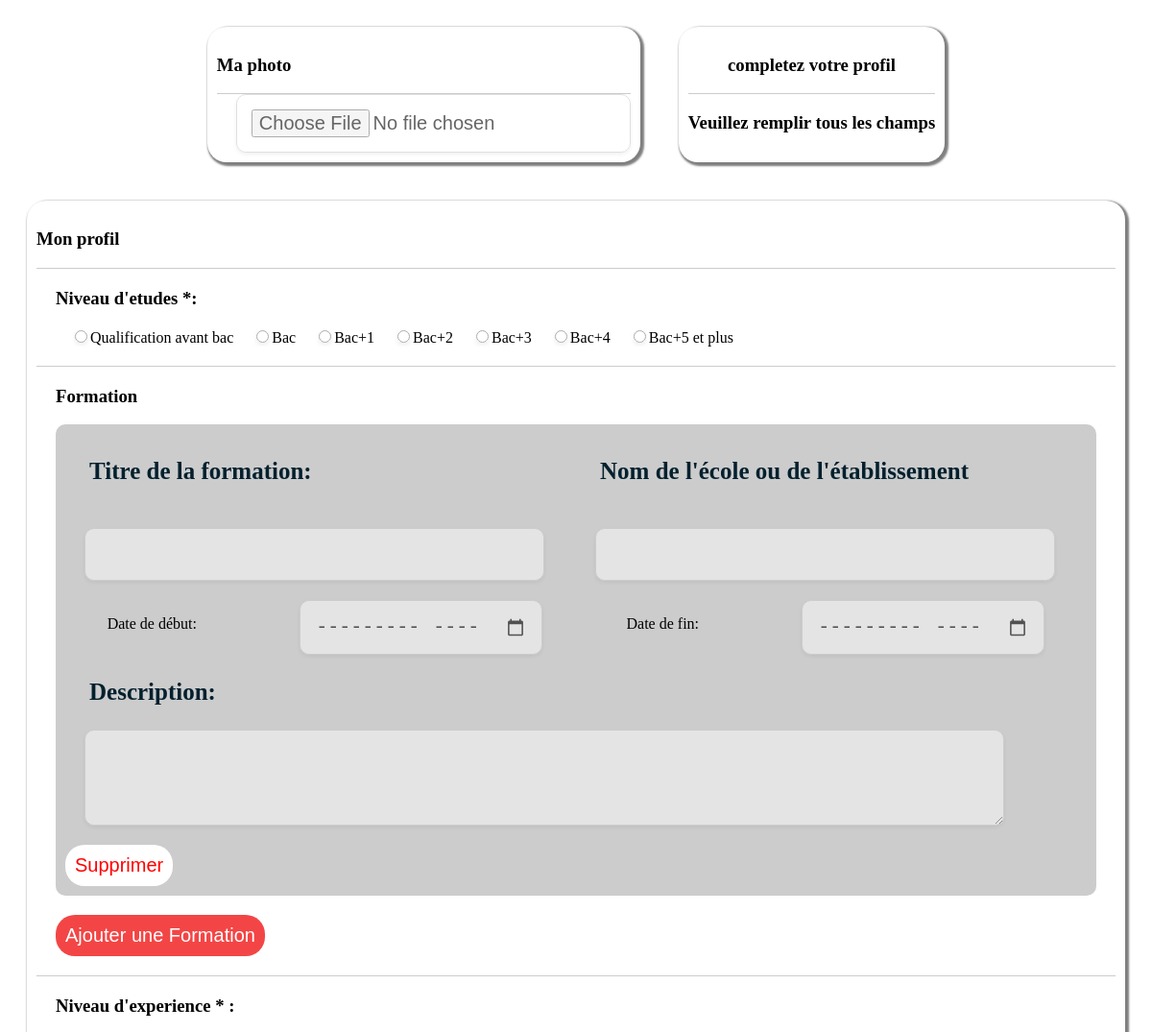
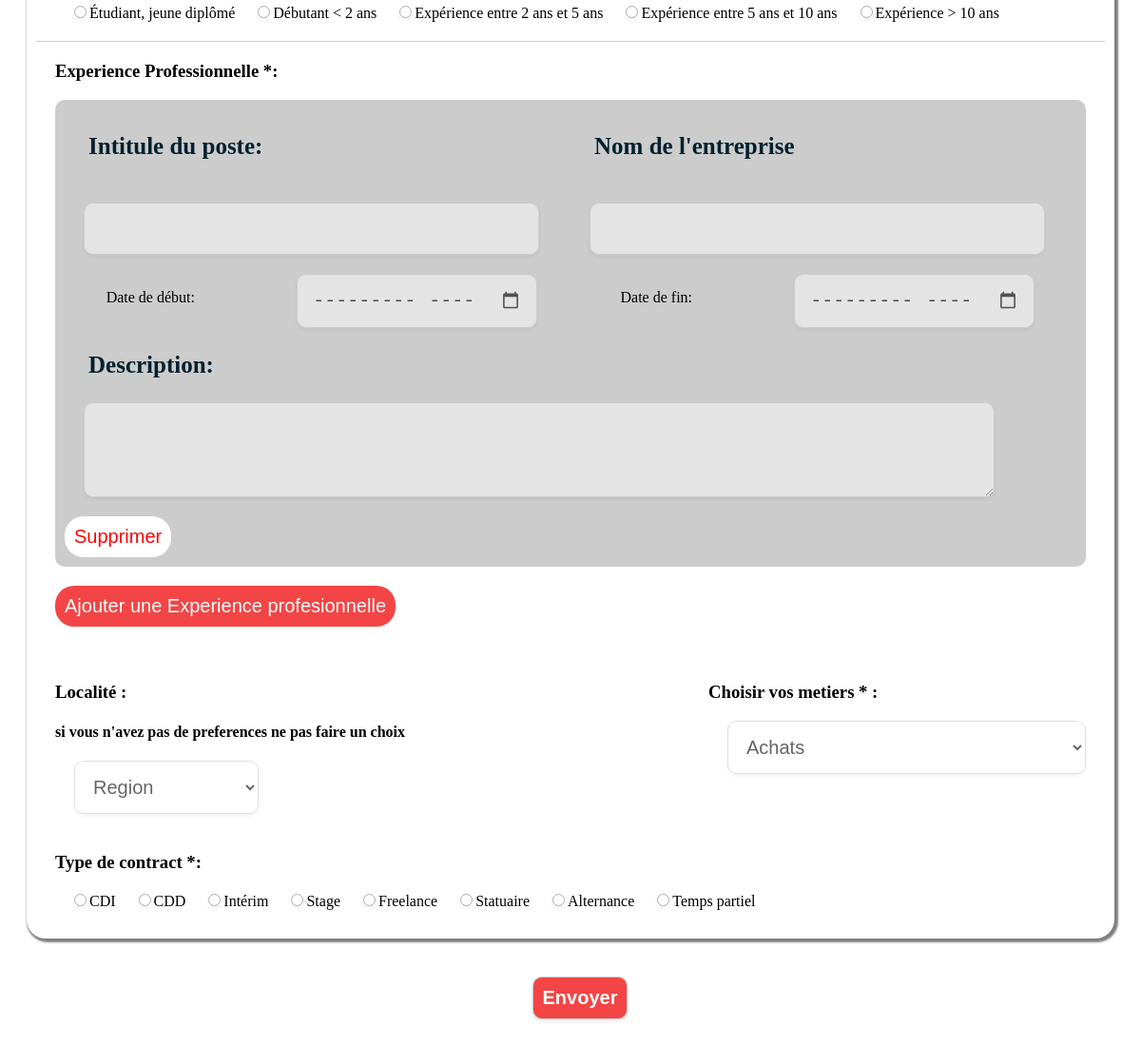
The app's page /PHP/candidatProfil.php (signed in) with its own data (2 pictures, top to bottom).
### tables this page shows
CREATE TABLE `niveau_etude` (
  `id_niveau_etude` int NOT NULL,
  `niveau` varchar(250) NOT NULL
);

CREATE TABLE `experience` (
  `id_exp` int NOT NULL,
  `experience` varchar(250) NOT NULL
);

CREATE TABLE `contrat` (
  `id_contrat` int NOT NULL,
  `type` varchar(250) NOT NULL
);

### PHP/candidatProfil.php (the view, shortened to what this page needs)
<?php
require_once 'PHP/config/config.php';
$niveau_etude = mysqli_query($conn, "SELECT * FROM niveau_etude");
$expereinces = mysqli_query($conn, "SELECT * FROM experience");
$metiers = mysqli_query($conn, "SELECT * FROM metier");
$contrat = mysqli_query($conn, "SELECT * FROM contrat");
?>
<form action="" method="post" enctype="multipart/form-data">
<div class="forms">
<div class="border">
<div class="head">
        <h3>Ma photo</h3>
    </div>
<div class="form">
   <div class="form" >
    <input type="file" name="image" id="">
   </div>
</div>
</div>
<div class="cv">
    <div class="head">
        <h3>completez votre profil</h3>
    </div>
    <h3>Veuillez remplir tous les champs</h3>
</div>
</div>
<div class="border">
    <div class="head">
        <h3>Mon profil</h3>
    </div>
    <div class="bottom">
        <h3>Niveau d'etudes *:</h3>
        <?php foreach ($niveau_etude as $niv_etude): ?>
            <input class="radio" type="radio" required name="niveau" value="<?= $niv_etude['niveau'] ?>" id=""><?= $niv_etude['niveau'] ?>
        <?php endforeach; ?>
    </div>
    <div style="border-bottom: 1px solid #ccc;"></div>
<div class="bottom">
    <h3>Formation</h3>
    <div class="formation-container" style="background-color: #ccc;  border-radius: 10px; padding:10px;">
        <div style="display: flex; justify-content:space-between;">
        <div style="width: 100%;"  >
        <p class="titre">Titre de la formation:</p>
        <input style="width: 90%;margin:20px;"  type="text" name="titre_formation[]" required>
        </div>
        <div style="width: 100%;"  >
        <p class="titre">Nom de l'école ou de l'établissement</p>
        <input style="width: 90%;margin:20px;"  type="text" name="ecole_formation[]" required>
        </div>
        </div>
        <div style="display: flex;justify-content: space-around;">
        <p for="date_debut">Date de début:</p>
        <input type="month" name="date_debut_formation[]" required>
        <p for="date_fin">Date de fin:</p>
        <input type="month" name="date_fin_formation[]" required>
        </div>
        <p class="titre">Description:</p>
        <textarea name="description[]" required></textarea>
            <button type="button" class="sup" onclick="supprimerFormation(this)">Supprimer</button>
    </div>
    <button type="button" class="ajouter-formation-button ajout" onclick="ajouterFormation()">Ajouter une Formation</button>
    </div>
    <div style="border-bottom: 1px solid #ccc;"></div>
    <div class="bottom">
    <h3>Niveau d'experience * :</h3>
    <?php foreach ($expereinces as $experience): ?>
            <input class="radio" type="radio" required name="Ex" value="<?= $experience['experience'] ?>" id=""><?= $experience['experience'] ?>
        <?php endforeach; ?>
    </div>
    <div style="border-bottom: 1px solid #ccc;"></div>
    <div class="bottom">
    <h3>Experience Professionnelle *:</h3>
    <div class="exp-container" style="background-color: #ccc;  border-radius: 10px; padding:10px;">
        <div style="display: flex; justify-content:space-between;">
        <div style="width: 100%;"  >
        <p class="titre">Intitule du poste:</p>
        <input style="width: 90%;margin:20px;"  type="text" name="nomPoste[]">
        </div>
        <div style="width: 100%;"  >
        <p class="titre">Nom de l'entreprise</p>
        <input style="width: 90%;margin:20px;"  type="text" name="nom_entreprise[]">
        </div>
        </div>
        <div style="display: flex;justify-content: space-around;">
        <p for="date_debut">Date de début:</p>
        <input type="month" name="date_debut_exp[]">
        <p for="date_fin">Date de fin:</p>
        <input type="month" name="date_fin_exp[]">
        </div>
        <p class="titre">Description:</p>
        <textarea name="description_exp[]"></textarea>
            <button type="button" class="sup" onclick="supprimerExp(this)">Supprimer</button>
    </div>
    <button type="button" class="ajouter-formation-button ajout" onclick="ajouterExp()">Ajouter une Experience profesionnelle</button>
    </div>
    <div class="select">
    <div class="bottom" id="regionsSelectionnes">
        <h3>Localité :</h3>
        <h4>si vous n'avez pas de preferences ne pas faire un choix</h4>
        <select name="region" id="">
            <option value="">Region</option>
        </select>
    </div>
    <div class="bottom" id="metiersSelectionnes">
        <h3>Choisir vos metiers * :</h3>
        <select name="metier" id="">
            <?php   while($metier = $metiers->fetch_assoc()) :?>
                <option value="<?=$metier['description_metier']?>"><?=$metier['description_metier']?></option>
                <?php endwhile;?>
        </select>
    </div>
    </div>
    <div class="bottom">
        <h3>Type de contract *:</h3>
        <?php foreach ($contrat as $contracts): ?>
            <input class="radio" type="radio" required name="contrat" value="<?= $contracts['type'] ?>" id=""><?= $contracts['type'] ?>
        <?php endforeach; ?>
        </div>
</div>
<div class="btn">
    <input type="submit" name="submit" value="Envoyer">
</div>
</form>

### PHP/candidatProfil.php (style rules this page uses)
.select { display: flex; justify-content: space-between; }
.sup { padding: 10px; background-color: #fff; color: red; font-size: 20px; outline: none; border: none; border-radius: 20px; margin-top: 20px; }
.ajout { padding: 10px; background-color: #f34545; color: #fff; font-size: 20px; outline: none; border: none; border-radius: 20px; margin-top: 20px; }
.radio { font-size: 20px; background-color: #f34545; }
.bottom { margin: 20px; }
.cv { background-color: #fff; box-shadow: 2px 2px 2px 2px rgba(0,0,0,.5); padding: 10px; margin: 20px; border-radius: 20px; text-align: center; }
.forms { display: flex; justify-content: center; }
.form { display: flex; justify-content: center; }
.border { background-color: #fff; box-shadow: 2px 2px 2px 2px rgba(0,0,0,.5); padding: 10px; margin: 20px; border-radius: 20px; }
select { background-color: rgba(255, 255, 255, .8); padding: 15px; outline: none; border: 1px solid #ccc; box-shadow: 0 2px 4px rgba(0,0,0, .1); margin-left: 20px; font-size: 20px; border-radius: 10px; opacity: .6; }
option { font-size: 18px; }
input { background-color: rgba(255, 255, 255, .8); padding: 15px; outline: none; border: 1px solid #ccc; box-shadow: 0 2px 4px rgba(0,0,0, .1); margin-left: 20px; font-size: 20px; border-radius: 10px; opacity: .6; }
textarea { width: 90%; height: 100px; background-color: rgba(255, 255, 255, .8); padding: 15px; outline: none; border: 1px solid #ccc; box-shadow: 0 2px 4px rgba(0,0,0, .1); margin-left: 20px; font-size: 20px; border-radius: 10px; opacity: .6; }
.titre { margin: 25px; font-size: 25px; color: #04202e; font-weight: 600; }
.btn { text-align: center; padding: 20px; }
.head { border-bottom: 1px solid #ccc; }
.btn input { background-color: #f34545; outline: none; border: 1px solid #ccc; box-shadow: 0 2px 4px rgba(0,0,0, .1); opacity: 1; font-size: 20px; border-radius: 10px; padding: 10px; color: white; font-weight: 800; }

### records on screen
niveau_etude: niveau "Qualification avant bac"
niveau_etude: niveau "Bac"
niveau_etude: niveau "Bac+1"
niveau_etude: niveau "Bac+2"
niveau_etude: niveau "Bac+3"
niveau_etude: niveau "Bac+4"
niveau_etude: niveau "Bac+5 et plus"
experience: experience "Étudiant, jeune diplômé"
experience: experience "Débutant < 2 ans"
experience: experience "Expérience entre 2 ans et 5 ans"
experience: experience "Expérience entre 5 ans et 10 ans"
experience: experience "Expérience > 10 ans"
contrat: type "CDI"
contrat: type "CDD"
contrat: type "Intérim"
contrat: type "Stage"
contrat: type "Freelance"
contrat: type "Statuaire"
contrat: type "Alternance"
contrat: type "Temps partiel"

### other values on screen
form field metier "Achats"
